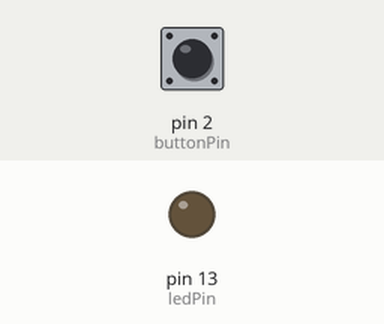
This sketch was run on a simulated Arduino Uno, built with avr-gcc and run on an emulated ATmega328P. Shown: output pins drawn as LEDs (lit = HIGH). Inputs (shaded band) come from the test bench; at power-on: pin 2 (buttonPin) LOW.

Above: at 1.2 s.
1.3 s: pin 2 (buttonPin) pulled HIGH for 0.15 s
At 1.37 s:
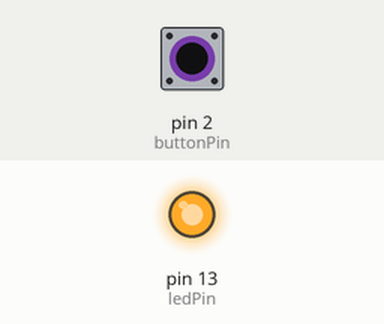
2.9 s: pin 2 (buttonPin) pulled HIGH for 3.2 s
At 7.0 s:
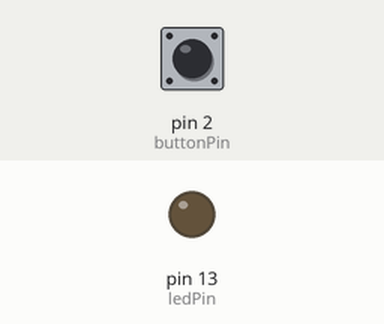
Timing chart, 0 to 8.5 s (numbered marks = the images above; inputs shaded):
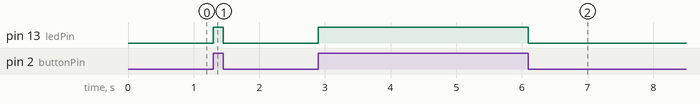

The sketch:

arms_pushbutton.ino
```cpp
const int buttonPin = 2;
const int ledPin = 13;

int buttonState = 0;

void setup() {
  // initialize the led pin as
  pinMode(ledPin, OUTPUT);

  // initialise the buttonPin as input

  pinMode(buttonPin, INPUT);


}

void loop() {
  // read the state of the pushButton value

  buttonState = digitalRead(buttonPin);
  if (buttonState == HIGH)   return  digitalWrite(ledPin, HIGH);

  else return  digitalWrite(ledPin, LOW);


}
```

Measured:
- after the input at 1.3 s, pin 13 (ledPin): LOW → HIGH at once, → LOW 0.15 s later
- after the input at 2.9 s, pin 13 (ledPin): LOW → HIGH at once, → LOW 3.2 s later
